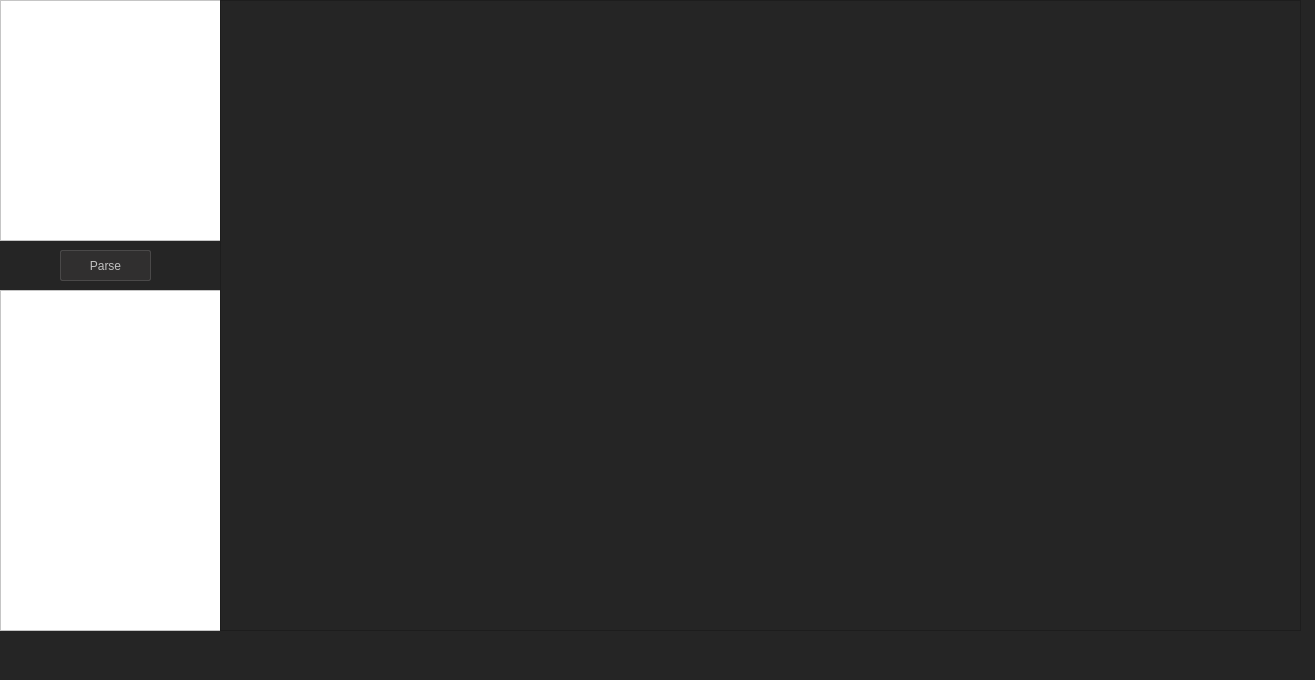
<?xml version="1.0" encoding="UTF-8"?>
<ui version="4.0">
 <class>MainWindow</class>
 <widget class="QMainWindow" name="MainWindow">
  <property name="geometry">
   <rect>
    <x>0</x>
    <y>0</y>
    <width>1315</width>
    <height>680</height>
   </rect>
  </property>
  <property name="windowTitle">
   <string>Parser</string>
  </property>
  <property name="autoFillBackground">
   <bool>false</bool>
  </property>
  <property name="styleSheet">
   <string notr="true">background-color: rgb(37, 37, 37);</string>
  </property>
  <property name="toolButtonStyle">
   <enum>Qt::ToolButtonIconOnly</enum>
  </property>
  <widget class="QWidget" name="centralWidget">
   <widget class="QTextEdit" name="InputString">
    <property name="geometry">
     <rect>
      <x>0</x>
      <y>0</y>
      <width>221</width>
      <height>241</height>
     </rect>
    </property>
    <property name="styleSheet">
     <string notr="true">background-color: rgb(255, 255, 255);
selection-color: rgb(6, 6, 6);
selection-background-color: rgb(0, 0, 0);
selection-color: rgb(255, 255, 255);</string>
    </property>
   </widget>
   <widget class="QTableView" name="tableView">
    <property name="geometry">
     <rect>
      <x>0</x>
      <y>290</y>
      <width>221</width>
      <height>341</height>
     </rect>
    </property>
    <property name="styleSheet">
     <string notr="true">background-color: rgb(255, 255, 255);</string>
    </property>
   </widget>
   <widget class="QPushButton" name="Parse">
    <property name="geometry">
     <rect>
      <x>60</x>
      <y>250</y>
      <width>91</width>
      <height>31</height>
     </rect>
    </property>
    <property name="styleSheet">
     <string notr="true">QPushButton
{
    color: silver;
    background-color: #302F2F;
    border-width: 1px;
    border-color: #4A4949;
    border-style: solid;
    padding-top: 5px;
    padding-bottom: 5px;
    padding-left: 5px;
    padding-right: 5px;
    border-radius: 2px;
    outline: none;
}

QPushButton:disabled
{
    background-color: #302F2F;
    border-width: 1px;
    border-color: #3A3939;
    border-style: solid;
    padding-top: 5px;
    padding-bottom: 5px;
    padding-left: 10px;
    padding-right: 10px;
    /*border-radius: 2px;*/
    color: #454545;
}

QPushButton:focus {
    background-color: #00FF00;
    color: black;
}
QPushButton:checked{
    background-color: #4A4949;
    border-color: #6A6969;
}
QPushButton:hover
{
    border: 1px solid #00FF00;
    color: #00FF00;
	background-color: #4A4949;
}</string>
    </property>
    <property name="text">
     <string>Parse</string>
    </property>
   </widget>
   <widget class="QGraphicsView" name="graphicsView">
    <property name="geometry">
     <rect>
      <x>220</x>
      <y>0</y>
      <width>1081</width>
      <height>631</height>
     </rect>
    </property>
   </widget>
  </widget>
  <widget class="QMenuBar" name="menuBar">
   <property name="geometry">
    <rect>
     <x>0</x>
     <y>0</y>
     <width>1315</width>
     <height>15</height>
    </rect>
   </property>
  </widget>
  <widget class="QStatusBar" name="statusBar"/>
 </widget>
 <layoutdefault spacing="6" margin="11"/>
 <resources/>
 <connections/>
</ui>
